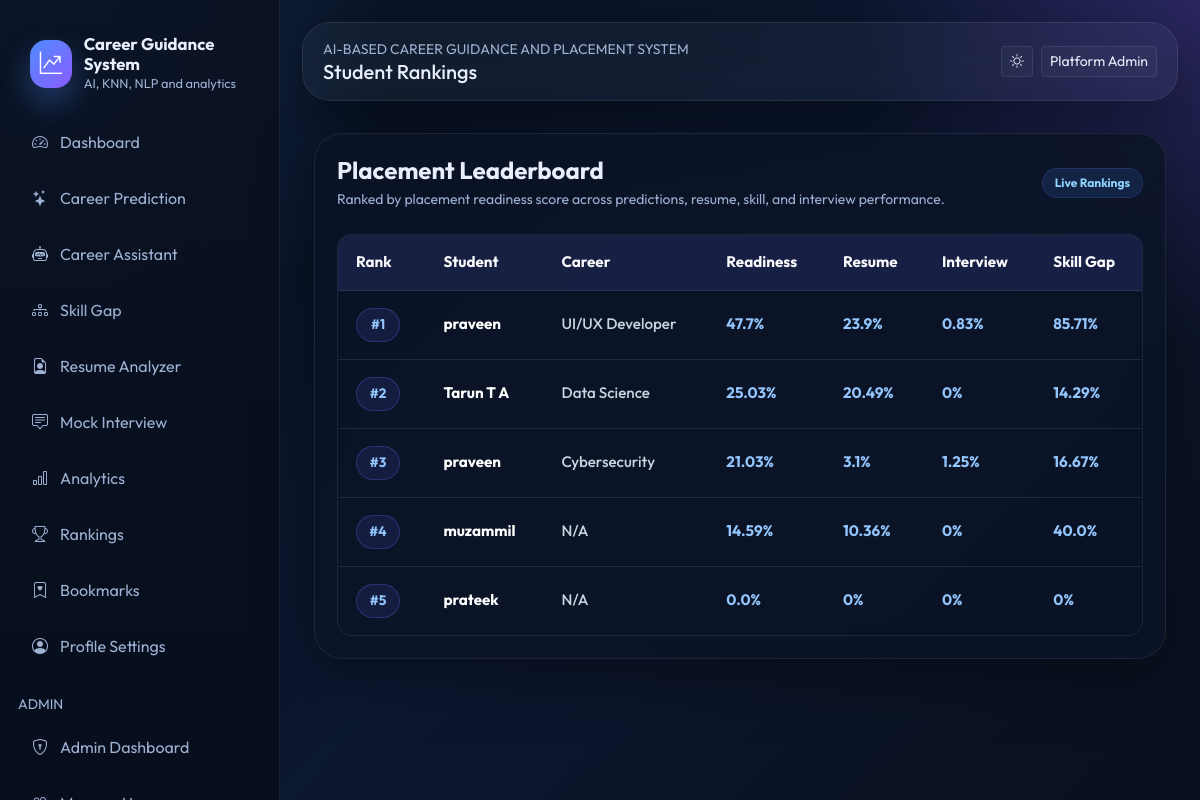
Page /rankings (signed in) on the committed database.
### models/db_models.py (models this page shows, shortened)
class TimestampMixin:
    created_at = db.Column(db.DateTime, default=datetime.utcnow, nullable=False)
    updated_at = db.Column(db.DateTime, default=datetime.utcnow, onupdate=datetime.utcnow, nullable=False)

class User(UserMixin, TimestampMixin, db.Model):
    __tablename__ = "users"
    id = db.Column(db.Integer, primary_key=True)
    full_name = db.Column(db.String(120), nullable=False)
    email = db.Column(db.String(150), unique=True, nullable=False, index=True)
    password_hash = db.Column(db.String(255), nullable=False)
    role = db.Column(db.String(20), default="student", nullable=False)
    college = db.Column(db.String(150))
    course = db.Column(db.String(120))
    year = db.Column(db.String(20))
    bio = db.Column(db.Text)
    photo = db.Column(db.String(255), default="default-avatar.svg")
    skills_json = db.Column(db.Text)
    is_active = db.Column(db.Boolean, default=True, nullable=False)
    last_login = db.Column(db.DateTime)
    career_predictions = db.relationship("CareerPrediction", backref="user", lazy=True, cascade="all, delete-orphan")
    resumes = db.relationship("Resume", backref="user", lazy=True, cascade="all, delete-orphan")
    interviews = db.relationship("InterviewResult", backref="user", lazy=True, cascade="all, delete-orphan")
    gaps = db.relationship("SkillGapAnalysis", backref="user", lazy=True, cascade="all, delete-orphan")
    bookmarks = db.relationship("CareerBookmark", backref="user", lazy=True, cascade="all, delete-orphan")

class CareerPrediction(TimestampMixin, db.Model):
    __tablename__ = "career_predictions"
    id = db.Column(db.Integer, primary_key=True)
    user_id = db.Column(db.Integer, db.ForeignKey("users.id"), nullable=False)
    input_skills_json = db.Column(db.Text, nullable=False)
    recommended_domain = db.Column(db.String(120), nullable=False)
    top_matches_json = db.Column(db.Text, nullable=False)
    confidence = db.Column(db.Float, default=0)

class Resume(TimestampMixin, db.Model):
    __tablename__ = "resumes"
    id = db.Column(db.Integer, primary_key=True)
    user_id = db.Column(db.Integer, db.ForeignKey("users.id"), nullable=False)
    filename = db.Column(db.String(255), nullable=False)
    file_type = db.Column(db.String(20), nullable=False)
    extracted_text = db.Column(db.Text)
    ats_score = db.Column(db.Float, default=0)
    keyword_matches_json = db.Column(db.Text)
    missing_keywords_json = db.Column(db.Text)
    summary_json = db.Column(db.Text)

class InterviewResult(TimestampMixin, db.Model):
    __tablename__ = "interview_results"
    id = db.Column(db.Integer, primary_key=True)
    user_id = db.Column(db.Integer, db.ForeignKey("users.id"), nullable=False)
    interview_type = db.Column(db.String(40), nullable=False)
    score = db.Column(db.Float, default=0)
    accuracy = db.Column(db.Float, default=0)
    weak_topics_json = db.Column(db.Text)
    responses_json = db.Column(db.Text)
    question_json = db.Column(db.Text)

class SkillGapAnalysis(TimestampMixin, db.Model):
    __tablename__ = "skill_gap_analysis"
    id = db.Column(db.Integer, primary_key=True)
    user_id = db.Column(db.Integer, db.ForeignKey("users.id"), nullable=False)
    target_domain = db.Column(db.String(120), nullable=False)
    current_score = db.Column(db.Float, default=0)
    missing_skills_json = db.Column(db.Text)
    roadmap_json = db.Column(db.Text)
    analysis_json = db.Column(db.Text)

### routes/student.py (the view)
@student_bp.route("/rankings")
@login_required
def rankings():
    rankings = build_user_rankings()
    return render_template("student/rankings.html", rankings=rankings)

### app.py (called while the page is built)
@login_manager.user_loader
def load_user(user_id):
    return User.query.get(int(user_id))

### utils/ml_utils.py (called while the page is built)
def placement_readiness_score(prediction_score: float, skill_score: float, resume_score: float, interview_score: float) -> float:
    return round((prediction_score * 0.25) + (skill_score * 0.3) + (resume_score * 0.25) + (interview_score * 0.2), 2)

### templates/student/rankings.html (shortened to what this page needs)
{% extends "base.html" %}
{% block page_title %}Student Rankings{% endblock %}
{% block content %}
<div class="container py-4">
  <div class="glass-card rankings-card">
    <div class="d-flex justify-content-between align-items-center mb-4">
      <div>
        <h4 class="fw-bold mb-1">Placement Leaderboard</h4>
        <div class="text-muted small">
          Ranked by placement readiness score across predictions,
          resume, skill, and interview performance.
        </div>
      </div>
      <span class="badge badge-soft">
        Live Rankings
      </span>
    </div>
    <div class="table-responsive rankings-table-wrapper">
      <table class="table align-middle rankings-table">
        <thead>
          <tr>
            <th>Rank</th>
            <th>Student</th>
            <th>Career</th>
            <th>Readiness</th>
            <th>Resume</th>
            <th>Interview</th>
            <th>Skill Gap</th>
          </tr>
        </thead>
        <tbody>
          {% for item in rankings %}
          <tr>
            <td>
              <span class="rank-badge">
                #{{ item.rank }}
              </span>
            </td>
            <td class="student-name">
              {{ item.user.full_name }}
            </td>
            <td class="career-name">
              {{ item.career }}
            </td>
            <td class="score">
              {{ item.readiness }}%
            </td>
            <td class="score">
              {{ item.resume_score }}%
            </td>
            <td class="score">
              {{ item.interview_score }}%
            </td>
            <td class="score">
              {{ item.skill_score }}%
            </td>
          </tr>
          {% else %}
          <tr>
            <td colspan="7" class="no-ranking-data">
              No ranking data yet.
            </td>
          </tr>
          {% endfor %}
        </tbody>
      </table>
    </div>
  </div>
</div>
{% endblock %}

### templates/base.html (shortened to what this page needs)
<!doctype html>
<html lang="en">
<head>
  <link href="https://cdn.jsdelivr.net/npm/bootstrap@5.3.3/dist/css/bootstrap.min.css" rel="stylesheet">
  <link href="https://cdn.jsdelivr.net/npm/bootstrap-icons@1.11.3/font/bootstrap-icons.min.css" rel="stylesheet">
  <link rel="stylesheet" href="{{ url_for('static', filename='css/style.css') }}">
</head>
<body class="{% if current_user.is_authenticated %}app-shell{% else %}public-shell{% endif %}">
  {% if current_user.is_authenticated %}
  <aside class="sidebar d-none d-lg-block">
    <div class="brand">
      <div class="brand-mark"><i class="bi bi-graph-up-arrow"></i></div>
      <div>
        <div class="brand-title">Career Guidance System</div>
        <div class="brand-subtitle">AI, KNN, NLP and analytics</div>
      </div>
    </div>
    <div class="nav flex-column nav-pills">
      <a class="nav-link sidebar-link" href="{{ url_for('student.dashboard') }}"><i class="bi bi-speedometer2"></i>Dashboard</a>
      <a class="nav-link sidebar-link" href="{{ url_for('student.career_prediction') }}"><i class="bi bi-stars"></i>Career Prediction</a>
      <a class="nav-link sidebar-link" href="{{ url_for('student.career_assistant') }}"><i class="bi bi-robot"></i>Career Assistant</a>
      <a class="nav-link sidebar-link" href="{{ url_for('student.skill_gap') }}"><i class="bi bi-diagram-3"></i>Skill Gap</a>
      <a class="nav-link sidebar-link" href="{{ url_for('student.resume_analyzer') }}"><i class="bi bi-file-earmark-person"></i>Resume Analyzer</a>
      <a class="nav-link sidebar-link" href="{{ url_for('student.mock_interview') }}"><i class="bi bi-chat-square-text"></i>Mock Interview</a>
      <a class="nav-link sidebar-link" href="{{ url_for('student.analytics') }}"><i class="bi bi-bar-chart"></i>Analytics</a>
      <a class="nav-link sidebar-link" href="{{ url_for('student.rankings') }}"><i class="bi bi-trophy"></i>Rankings</a>
      <a class="nav-link sidebar-link" href="{{ url_for('student.bookmarks') }}"><i class="bi bi-bookmark-heart"></i>Bookmarks</a>
      <a class="nav-link sidebar-link" href="{{ url_for('auth.profile') }}"><i class="bi bi-person-circle"></i>Profile Settings</a>
      {% if current_user.role == 'admin' %}
      <div class="mt-3 mb-2 small text-uppercase text-muted">Admin</div>
      <a class="nav-link sidebar-link" href="{{ url_for('admin.dashboard') }}"><i class="bi bi-shield-lock"></i>Admin Dashboard</a>
      <a class="nav-link sidebar-link" href="{{ url_for('admin.users') }}"><i class="bi bi-people"></i>Manage Users</a>
      {% endif %}
    </div>
  </aside>
  {% endif %}
  <main class="main-content">
    <div class="topbar mb-4 d-flex flex-wrap align-items-center justify-content-between gap-3">
      <div>
        <div class="small text-uppercase text-muted">AI-Based Career Guidance and Placement System</div>
        <h5 class="mb-0">{% block page_title %}Dashboard{% endblock %}</h5>
      </div>
      <div class="d-flex align-items-center gap-2">
        <button class="btn btn-outline-soft btn-sm" type="button" data-theme-toggle><i class="bi bi-brightness-high"></i></button>
        {% if current_user.is_authenticated %}
        <a href="{{ url_for('auth.profile') }}" class="btn btn-outline-soft btn-sm">{{ current_user.full_name }}</a>
        {% else %}
        <a href="{{ url_for('auth.login') }}" class="btn btn-outline-soft btn-sm">Login</a>
        <a href="{{ url_for('auth.register') }}" class="btn btn-primary-gradient btn-sm">Register</a>
        {% endif %}
      </div>
    </div>
    <div class="toast-container position-fixed top-0 end-0 p-3">
    </div>
    {% block content %}{% endblock %}
  </main>
</body>
</html>

### rows in the picture
User: full_name "Platform Admin"
User: user.full_name "praveen"
CareerPrediction: career "UI/UX Developer"
Resume: resume_score "23.9"
InterviewResult: interview_score "0.83"
SkillGapAnalysis: skill_score "85.71"
User: user.full_name "Tarun T A"
CareerPrediction: career "Data Science"
Resume: resume_score "20.49"
SkillGapAnalysis: skill_score "14.29"
User: user.full_name "praveen"
CareerPrediction: career "Cybersecurity"
Resume: resume_score "3.1"
InterviewResult: interview_score "1.25"
SkillGapAnalysis: skill_score "16.67"
User: user.full_name "muzammil"
Resume: resume_score "10.36"
SkillGapAnalysis: skill_score "40.0"
User: user.full_name "prateek"

### other values in the picture
{{ item.rank }} "1" "2" "3" "4" "5"
{{ item.readiness }} "47.7" "25.03" "21.03" "14.59" "0.0"
{{ item.interview_score }} "0" "0" "0"
{{ item.career }} "N/A" "N/A"
{{ item.resume_score }} "0"
{{ item.skill_score }} "0"
